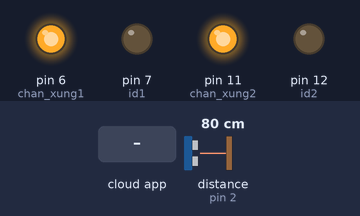
Recording of a sketch running on a simulated Arduino Uno, built with avr-gcc and run on an emulated ATmega328P. Shown: output pins drawn as LEDs (lit = HIGH). Wiring (inferred from the names in the program): ultrasonic range finder: trigger pin 4; echo pin 2. The test bench sets the inputs (shaded band); at power-on: distance to the obstacle (sensor on pin 2) 80 cm. The echo pulse lasts 58.3 µs per cm; the ROS host is connected and sends only what is stated; pins used as bus, display or sensor lines are not drawn.

Above: at 1.3 s.
1.4 s: the phone or cloud app sets activity to Back
At 2.4 s:
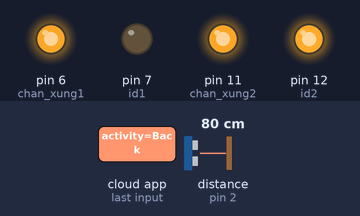
4.4 s: the phone or cloud app sets activity to Right
At 6.0 s:
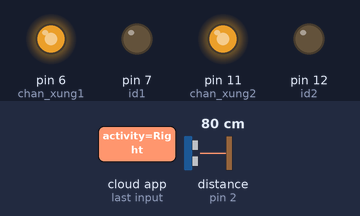
6.5 s: the phone or cloud app sets activity to Left
At 8.2 s:
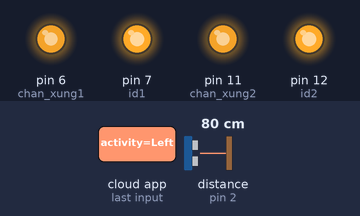
8.5 s: the phone or cloud app sets activity to Straight
At 9.6 s:
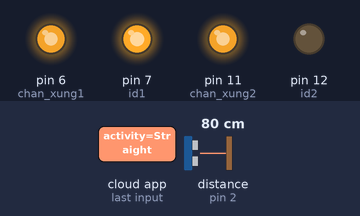
Timing chart, 0 to 11.5 s (numbered marks = the images above; inputs shaded):
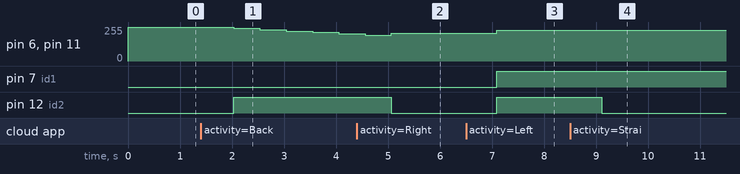

Measured:
- after the input at 1.4 s, pin 6 (chan_xung1), pin 11 (chan_xung2): moves from 255/255 to 205/255 over 2.0 s, starting after 0.63 s; pin 12 (id2): LOW → HIGH after 0.63 s
- after the input at 4.4 s, pin 12 (id2): HIGH → LOW after 0.67 s
- after the input at 6.5 s, pin 6 (chan_xung1), pin 11 (chan_xung2): 210/255 → 230/255 after 0.59 s; pin 7 (id1), pin 12 (id2): LOW → HIGH after 0.59 s
- after the input at 8.5 s, pin 12 (id2): HIGH → LOW after 0.61 s

The sketch:

ca_chua_2.ino
```cpp
#include <ros.h>
#include<std_msgs/String.h>
#include<Servo.h>
#include<std_msgs/UInt16.h>

#include<geometry_msgs/Twist.h>
#include"robot.h"

using namespace std;
String data;
ros::NodeHandle n;
Servo servo;

TomatoCar *car = new TomatoCar ;

const short chan_xung1 = 6;
const short chan_xung2 = 11;
const short id1 = 7;
const short id2 = 12;

const short trig = 4;
const short echo = 2;

geometry_msgs::Twist info;
void msgCallBack(const std_msgs::String& msg)
{
    data = msg.data;
}

ros::Subscriber<std_msgs::String> sub("activity", msgCallBack);
ros::Publisher chatter("chatter", &info);

void setup()
{
  n.initNode();
  n.subscribe(sub);
  n.advertise(chatter);
  car->configCar(id1, 195, chan_xung1, id2, 195, chan_xung2, 10, 10); //Cấu hình ban đầu cho xe

  pinMode(id1,OUTPUT);
  pinMode(id2,OUTPUT);
  pinMode(chan_xung1,OUTPUT);
  pinMode(chan_xung2,OUTPUT);
  pinMode(trig,OUTPUT);
  pinMode(echo,INPUT);
  servo.write(90);
}

void loop()
{
  unsigned long duration;
  int distance;
  digitalWrite(trig,0);
  delayMicroseconds(2);
  digitalWrite(trig,1);
  delayMicroseconds(5);
  digitalWrite(trig,0);
  duration = pulseIn(echo,HIGH);
  distance = int(duration/2/29.412);

  if(data == "Right")
  {
    car->Turn_right();
  }
  else if(data == "Left")
  {
    car->Turn_left();
  }
  else if(data == "Straight")
  {
    car->ForWard();
  }
  else if(data == "Auto")
  {
    if(distance < 50)
    {
      car->Turn_right();
      car->Move();
      delay(5000);
    }
    else
    {
      car->ForWard();
    }
  }
  else if(data == "Back")
  {
    car->BackWard();
  }
  else if(data == "Slow")
  {
    car->GiamToc();
  }

  else if(data == "Stop")
  {
    car->Stop();
  }

  car->Move();

  info.linear.x = car->m1.getMSpeed();
  info.linear.y = car->m2.getMSpeed();
  info.linear.z = car->m1.getMDir();
  info.angular.z = distance;
  chatter.publish(&info);
  n.spinOnce();
  delay(500);

}
```

UART.cpp
```cpp
#include"UART.h"
#include<ArduinoHardware.h>

UARTCom::UARTCom(){};

//Hàm gửi byte đến driver
void UARTCom::uSend(short do_rong_xung, short chan_xung ,short _mId, short _mDir)
{
  this->MId = _mId;
  this->MDir = _mDir;
  this->Leg = chan_xung;
  if(do_rong_xung <= 0)
  {
    this->PWM = 0;
  }
  else if(do_rong_xung >= 255)
  {
    this->PWM = 255;
  }
  else this->PWM = do_rong_xung;

  analogWrite(this->Leg, this->PWM);
  digitalWrite(this->MId, this->MDir);
}
short UARTCom::getPWM()
{
  return this->PWM;
}
short UARTCom::getLeg()
{
  return this->Leg;
}
short UARTCom::getMId()
{
  return this->MId;
}
UARTCom::~UARTCom(){};
```

UART.h
```cpp
#ifndef UART_H
#define UART_H

class UARTCom
{
private:
  short PWM;
  short MId;
  short MDir;
  short Leg;
public:
  UARTCom();
  void uSend(short do_rong_xung, short chan_xung, short _mId, short _mDir);
  short getPWM();
  short getLeg();
  short getMId();
  ~UARTCom();
};
#endif
```

motor.cpp
```cpp
#include"motor.h"
using namespace std;

Motor::Motor(){};

//Hàm khởi tạo giá trị ban đầu cho động cơ
Motor::Motor(short _mDir, short _mId ,short _maxSpeed, short _chan_xung)
{
  this->mDir = _mDir;
  this->mId = _mId;
  this->mSpeed = 255;
  this->maxSpeed = _maxSpeed;
  this->chan_xung = _chan_xung;
}

//Thiết lập hướng quay của động cơ
void Motor::setMDir(short _mDir)
{
  if(_mDir == 1)
  {
    this->mDir = 1;
  }
  else this->mDir = 0;
}

short Motor::getMDir()
{
  return this->mDir;
}

//Thiết lập id của động cơ
void Motor::setId(short _mId)
{
  this->mId = _mId;
}

short Motor::getId()
{
  return this->mId;
}

//Thiết lập tốc độ quay của động cơ
void Motor::setMSpeed(short _mSpeed)
{
  if(_mSpeed >= 255)
  {
    this->mSpeed = 255;
  }
  else if(_mSpeed < this->maxSpeed)
  {
    this->mSpeed = this->maxSpeed;
  }
  else this->mSpeed = _mSpeed;
}

short Motor::getMSpeed()
{
  return this->mSpeed;
}

//Thiết lập tốc độ tối đa
void Motor::setMaxSpeed(short _maxSpeed)
{
  if(_maxSpeed >= 255)
  {
    this->maxSpeed = 255;
  }
  else if(_maxSpeed <= 0)
  {
    this->maxSpeed = 0;
  }
  else this->maxSpeed = _maxSpeed;
}

short Motor::getMaxSpeed()
{
  return this->maxSpeed;
}
void Motor::setLeg(short _chan_xung)
{
  this->chan_xung = _chan_xung;
}
short Motor::getLeg()
{
  return this->chan_xung;
}
void Motor::rotate(short _mDir, short _mSpeed)
{
  Motor::setMSpeed(_mSpeed);
  Motor::setMDir(_mDir);
}
Motor::~Motor(){};
```

motor.h
```cpp
#ifndef MOTOR_H
#define MOTOR_H

class Motor{
private:
  short mId;
  short mSpeed;
  short maxSpeed;
  short mDir;
  short chan_xung;
public:
  Motor();
  Motor(short _mDir, short _mId ,short _maxSpeed, short _chan_xung);
  void setMDir(short _mDir);
  short getMDir();
  void setId(short _mId);
  short getId();
  void setMSpeed(short _mSpeed);
  short getMSpeed();
  void setMaxSpeed(short _maxSpeed);
  short getMaxSpeed();
  void setLeg(short _chan_xung);
  short getLeg();
  void rotate(short _mDir, short _mSpeed);
  ~Motor();
};

#endif
```

robot.cpp
```cpp
#include"robot.h"

using namespace std;

TomatoCar::TomatoCar()
{
  m1 = Motor(1, 7, 50, 3);
  m2 = Motor(1, 12, 50, 5);
  this->tang_toc = 20;
  this->giam_toc = 20;
}

//Cấu hình xe với các chỉ số của động cơ
void TomatoCar::configCar( short _mId1, short maxSpeed1, short _chan_xung1, short _mId2, short maxSpeed2, short _chan_xung2, short _tang_toc, short _giam_toc)
{
  m1 = Motor(0, _mId1, maxSpeed1, _chan_xung1);
  m2 = Motor(0, _mId2, maxSpeed2, _chan_xung2);
  this->tang_toc = _tang_toc;
  this->giam_toc = _giam_toc;
}


void TomatoCar::ForWard()
{
//  if(m1.getMSpeed() < 255  && m1.getMDir() == 0)
//  {
//    //TomatoCar::GiamToc();
//    m1.setMSpeed(m1.getMSpeed() + this->giam_toc);
//    m2.setMSpeed(m2.getMSpeed() + this->giam_toc);
//  }
//  else{
//  m1.rotate(1, m1.getMSpeed() - this->tang_toc);
//  m2.rotate(0, m2.getMSpeed() - this->tang_toc);
//  }
m1.setMSpeed(230);
m2.setMSpeed(230);
m1.setMDir(1);
m2.setMDir(0);
}

void TomatoCar::GiamToc()
{
  m1.setMSpeed(m1.getMSpeed() + this->giam_toc);
  m2.setMSpeed(m2.getMSpeed() + this->giam_toc);
}

void TomatoCar::BackWard()
{
  if(m1.getMSpeed() < 255  && m1.getMDir() == 1)
  {
    //TomatoCar::GiamToc();
   m1.setMSpeed(m1.getMSpeed() + this->giam_toc);
   m2.setMSpeed(m2.getMSpeed() + this->giam_toc);
  }
  else
  {
  m1.rotate(0, m1.getMSpeed() - this->tang_toc);
  m2.rotate(1, m2.getMSpeed() - this->tang_toc);
  }
}

void TomatoCar::Stop()
{
  m1.setMSpeed(255);
  m2.setMSpeed(255);

  //uartcom.uSend(m1.getMSpeed(), m1.getLeg(), m1.getId(), 0);
  //uartcom.uSend(m2.getMDir(), m2.getId(), 0);
}

void TomatoCar::Turn_right()
{
 m1.setMSpeed(210);
 m2.setMSpeed(210);
 m1.setMDir(0);
  m2.setMDir(0);
}

void TomatoCar::Turn_left()
{
  m1.setMSpeed(230);
  m2.setMSpeed(230);
  m1.setMDir(1);
  m2.setMDir(1);
}

void TomatoCar::Move()
{
  //uartcom.uSend(m1.getMDir(), m1.getId(), m1.getMSpeed());
  //uartcom.uSend(m2.getMDir(), m2.getId(), m2.getMSpeed());
  uartcom1.uSend(m1.getMSpeed(), m1.getLeg(), m1.getId(), m1.getMDir());
  uartcom2.uSend(m2.getMSpeed(), m2.getLeg(), m2.getId(), m2.getMDir());
}

TomatoCar::~TomatoCar();
```

robot.h
```cpp
#ifndef ROBOT_H
#define ROBOT_H

#include"motor.h"
#include"UART.h"

class TomatoCar: public Motor, public UARTCom
{
private:
  short tang_toc ;
  short giam_toc ;

public:
  UARTCom uartcom1;
  UARTCom uartcom2;
  Motor m1;
  Motor m2;
  TomatoCar();
  void configCar(short _mId1, short maxSpeed1, short _chan_xung1, short _mId2, short maxSpeed2, short _chan_xung2, short _tang_toc, short _giam_toc);
  void ForWard();
  void GiamToc();
  void BackWard();
  void Stop();
  void Turn_right();
  void Turn_left();
  void Move();
  ~TomatoCar(){};
};
#endif
```
